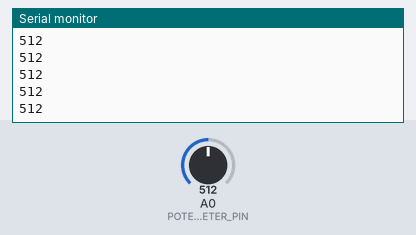
Recording of a sketch running on a simulated Arduino Uno, built with avr-gcc and run on an emulated ATmega328P. Shown: the last lines printed to the serial monitor. Inputs (shaded band) come from the test bench; at power-on: A0 (POTENTIOMETER_PIN) = 512.

Above: at 1.2 s.
1.3 s: A0 (POTENTIOMETER_PIN) set to 716
At 2.1 s:
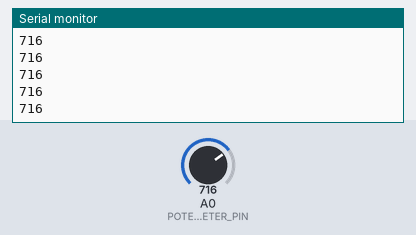
2.8 s: A0 (POTENTIOMETER_PIN) set to 900
At 3.9 s:
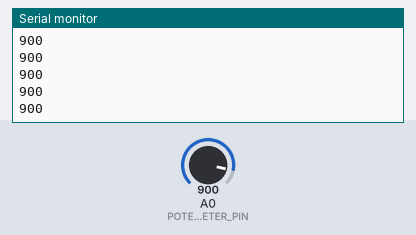
Timing chart, 0 to 5.8 s (numbered marks = the images above; inputs shaded):
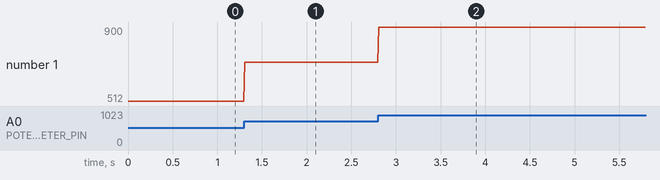

Measured:
- after the input at 1.3 s, the serial monitor: prints a new line at once (image 1)
- after the input at 2.8 s, the serial monitor: prints a new line at once (image 2)
- plotted number 1: 512 → 716 after the input at 1.3 s, 716 → 900 after the input at 2.8 s

The sketch:

practice3_potentiometer.ino
```cpp
#define POTENTIOMETER_PIN A0

void setup() {
  Serial.begin(9600);
}

void loop() {
  Serial.println(analogRead(POTENTIOMETER_PIN));
  delay(10);

}
```
